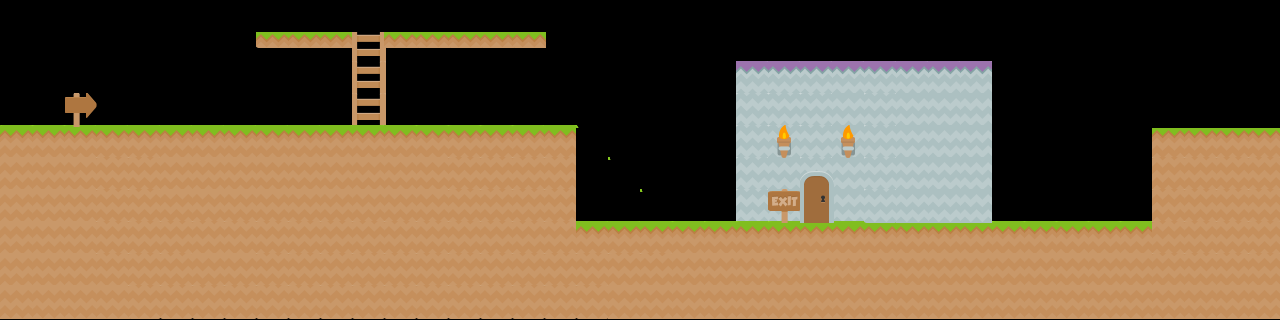

Below is a game level as drawn by its tile map, then a one-line description and the .tmx that defines it (tile-layer data replaced by summaries):
An orthogonal 40x10 tile map with 32x32 px tiles, 1 tile layer (ground) and 4 objects (4x cube).

<map version="1.0" orientation="orthogonal" renderorder="right-down" width="40" height="10" tilewidth="32" tileheight="32" nextobjectid="16">
 <tileset firstgid="1" name="g" tilewidth="32" tileheight="32">
  <image source="ground.png" width="1280" height="320" />
 </tileset>
 <layer name="ground" width="40" height="10">
  <data>[400 cells, 363 non-empty, 294 distinct tile ids]</data>
 </layer>
 <objectgroup name="physics">
  <object id="11" type="cube" x="1" y="129" width="575" height="186" />
  <object id="12" type="cube" x="252" y="29" width="291" height="20" />
  <object id="14" type="cube" x="579" y="224" width="699" height="94" />
  <object id="15" type="cube" x="1153" y="130" width="125" height="92" />
 </objectgroup>
</map>